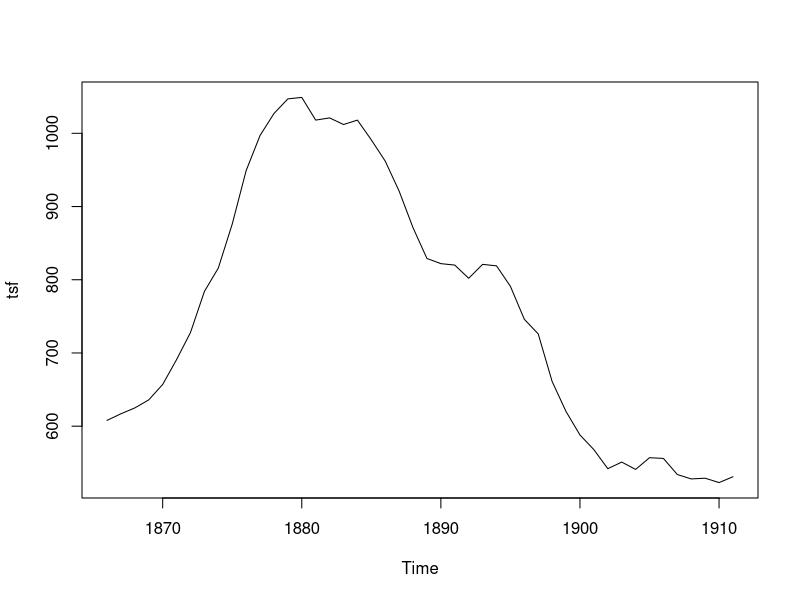
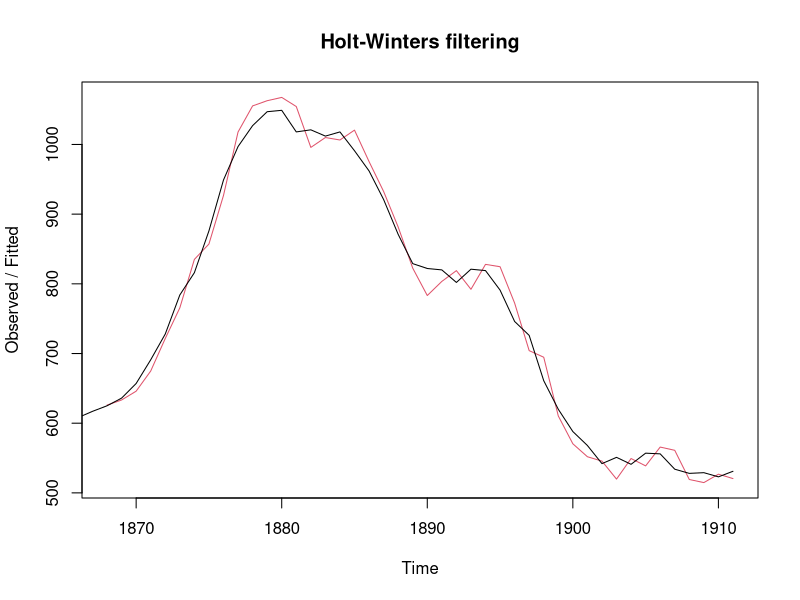

These charts were generated, in order, by the following R code: (Note: this script raises an error after producing the figures.)
library(forcats)

# ============ READ RAW DATA =============
raw <- scan("skirts.dat", skip = 5)
tsf <- ts(raw, start = c(1866))
plot.ts(tsf)

# ===== HOLT EXPONENTIAL SMOOTHING =====
fc_smooth <- HoltWinters(tsf, gamma = FALSE)
plot(fc_smooth)
print(fc_smooth$fitted)
sse <- fc_smooth$SSE


# ============= PREDICT NEXT 8 YEAR =======
fc_predict <- forecast(fc_smooth, h = 8)
print(fc_predict)
plot(fc_predict)
